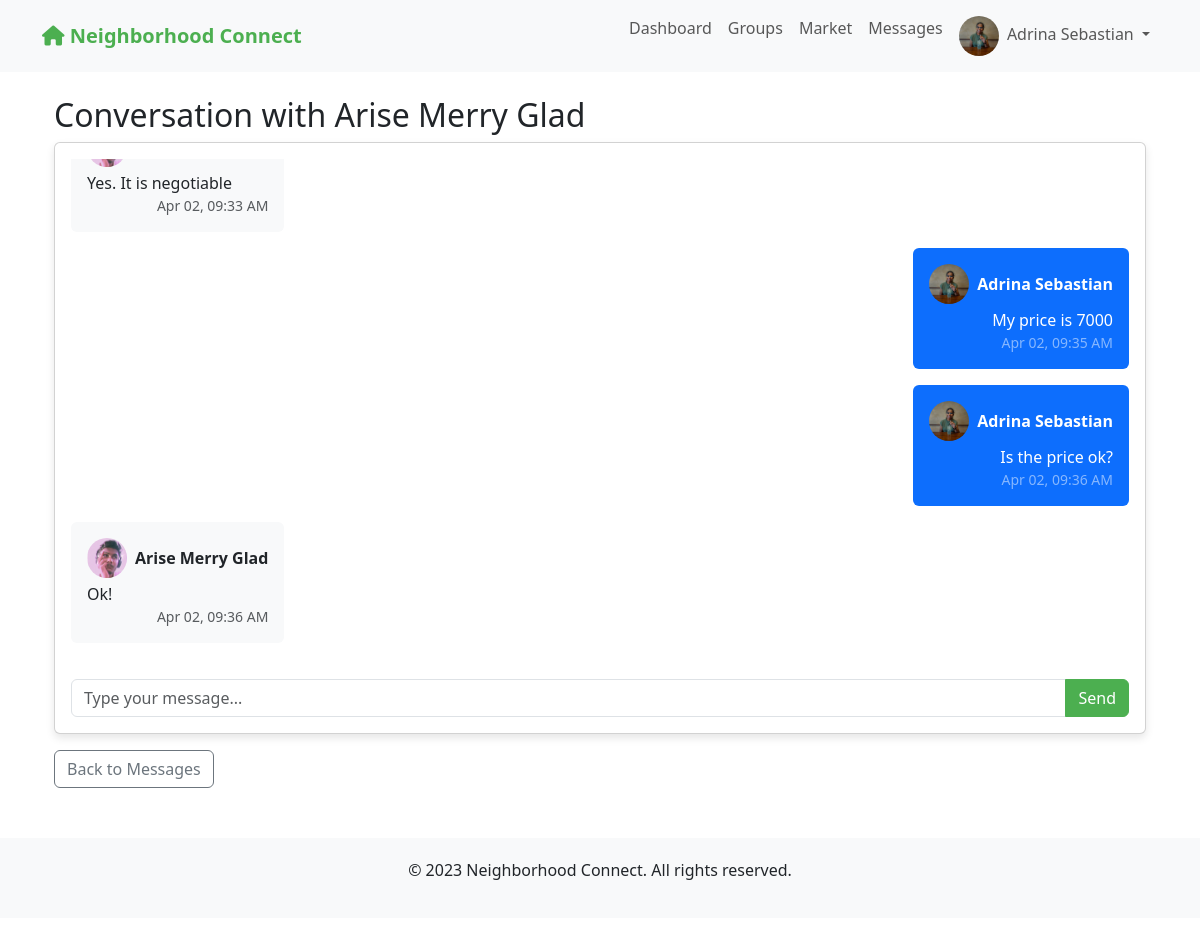
/messages/4 (signed in), run on the app's committed database.
### app.py (models this page shows)
class User(UserMixin, db.Model):
    id = db.Column(db.Integer, primary_key=True)
    email = db.Column(db.String(100), unique=True, nullable=False)
    password = db.Column(db.String(200), nullable=False)
    name = db.Column(db.String(100), nullable=False)
    address = db.Column(db.String(200), nullable=False)
    neighborhood_id = db.Column(db.Integer, db.ForeignKey('neighborhood.id'), nullable=False)
    profile_pic = db.Column(db.String(200), default='default.jpg')
    created_at = db.Column(db.DateTime, default=datetime.utcnow)
    is_admin = db.Column(db.Boolean, default=False)
    posts = db.relationship('Post', backref='author', lazy=True)
    comments = db.relationship('Comment', backref='author', lazy=True)
    incidents = db.relationship('Incident', backref='reporter', lazy=True)
    group_memberships = db.relationship('GroupMember', backref='user', lazy=True)

class Message(db.Model):
    id = db.Column(db.Integer, primary_key=True)
    sender_id = db.Column(db.Integer, db.ForeignKey('user.id'), nullable=False)
    receiver_id = db.Column(db.Integer, db.ForeignKey('user.id'), nullable=False)
    content = db.Column(db.Text, nullable=False)
    timestamp = db.Column(db.DateTime, default=datetime.utcnow)  # This is the critical column
    is_read = db.Column(db.Boolean, default=False)
    item_id = db.Column(db.Integer, db.ForeignKey('market_item.id'), nullable=True)
    sender = db.relationship('User', foreign_keys=[sender_id], backref='sent_messages')
    receiver = db.relationship('User', foreign_keys=[receiver_id], backref='received_messages')
    item = db.relationship('MarketItem', backref='messages')

### app.py (the view)
@app.route('/messages/<int:user_id>')
@login_required
def view_conversation(user_id):
    try:
        other_user = User.query.get(user_id)
        if not other_user:
            flash("User not found.")
            return redirect(url_for('messages'))
        if other_user.neighborhood_id != current_user.neighborhood_id:
            flash("You can only message users in your neighborhood.")
            return redirect(url_for('messages'))
        Message.query.filter_by(
            sender_id=user_id,
            receiver_id=current_user.id,
            is_read=False
        ).update({'is_read': True})
        db.session.commit()
        messages = Message.query.filter(
            ((Message.sender_id == current_user.id) & (Message.receiver_id == user_id)) |
            ((Message.sender_id == user_id) & (Message.receiver_id == current_user.id))
        ).order_by(Message.timestamp.asc()).all()
        item_id = request.args.get('item_id', type=int)
        item = MarketItem.query.get(item_id) if item_id else None
        return render_template('conversation.html',
                         other_user=other_user,
                         messages=messages,
                         item=item)
    except Exception as e:
        app.logger.error(f"Error in view_conversation: {str(e)}")
        flash("An error occurred while loading the conversation.")
        return redirect(url_for('messages'))

### app.py (called while the page is built)
@login_manager.user_loader
def load_user(user_id):
    return User.query.get(int(user_id))

### templates/conversation.html (shortened to what this page needs)
{% extends "base.html" %}
{% block content %}
<div class="container mt-4">
    <h2>Conversation with {{ other_user.name }}</h2>
    <div class="card mb-3">
        <div class="card-body">
            <div class="messages-container" style="max-height: 500px; overflow-y: auto; margin-bottom: 20px;">
                {% for message in messages %}
                <div class="mb-3 {% if message.sender_id == current_user.id %}text-end{% endif %}">
                    <div class="d-flex {% if message.sender_id == current_user.id %}justify-content-end{% endif %}">
                        <div class="{% if message.sender_id == current_user.id %}bg-primary text-white{% else %}bg-light{% endif %} p-3 rounded" style="max-width: 70%;">
                            <div class="d-flex align-items-center mb-1">
                                <img src="{{ url_for('static', filename='uploads/' + message.sender.profile_pic) }}"
                                     class="profile-img me-2">
                                <strong>{{ message.sender.name }}</strong>
                            </div>
                            <p class="mb-0">{{ message.content }}</p>
                            <small class="d-block text-end {% if message.sender_id == current_user.id %}text-white-50{% else %}text-muted{% endif %}">
                                {{ message.timestamp.strftime('%b %d, %I:%M %p') }}
                            </small>
                        </div>
                    </div>
                </div>
                {% endfor %}
            </div>
            <form method="POST" action="{{ url_for('send_message', user_id=other_user.id) }}{% if item %}?item_id={{ item.id }}{% endif %}">
                <div class="input-group">
                    <input type="text" name="message" class="form-control" placeholder="Type your message..." required>
                    <button type="submit" class="btn btn-primary">Send</button>
                </div>
            </form>
        </div>
    </div>
    <a href="{{ url_for('messages') }}" class="btn btn-outline-secondary">Back to Messages</a>
</div>
{% endblock %}

### templates/base.html (shortened to what this page needs)
<!DOCTYPE html>
<html lang="en">
<head>
    <link rel="stylesheet" href="https://cdn.jsdelivr.net/npm/bootstrap@5.3.0/dist/css/bootstrap.min.css">
    <link rel="stylesheet" href="https://cdnjs.cloudflare.com/ajax/libs/font-awesome/6.0.0-beta3/css/all.min.css">
</head>
<body>
    <nav class="navbar navbar-expand-lg navbar-light bg-light">
        <div class="container">
            <a class="navbar-brand" href="{{ url_for('index') }}">
                <i class="fas fa-home"></i> Neighborhood Connect
            </a>
            <div class="collapse navbar-collapse" id="navbarNav">
                <ul class="navbar-nav ms-auto">
                    {% if current_user.is_authenticated %}
                        <li class="nav-item">
                            <a class="nav-link" href="{{ url_for('dashboard') }}">Dashboard</a>
                        </li>
                        <li class="nav-item">
                            <a class="nav-link" href="{{ url_for('groups') }}">Groups</a>
                        </li>
                        <li class="nav-item">
                            <a class="nav-link" href="{{ url_for('market') }}">Market</a>
                        </li>
                        <li class="nav-item">
                            <a class="nav-link" href="{{ url_for('messages') }}">
                                Messages
                            </a>
                        </li>
                        <li class="nav-item dropdown">
                            <a class="nav-link dropdown-toggle" href="#" id="navbarDropdown" role="button" data-bs-toggle="dropdown" aria-expanded="false">
                                <img src="{{ url_for('static', filename='uploads/' + current_user.profile_pic) }}" alt="Profile" class="profile-img me-1">
                                {{ current_user.name }}
                            </a>
                        </li>
                    {% endif %}
                </ul>
            </div>
        </div>
    </nav>
    <div class="container mt-4">
        {% block content %}{% endblock %}
    </div>
    <footer class="footer">
        <div class="container">
            <p>&copy; 2023 Neighborhood Connect. All rights reserved.</p>
        </div>
    </footer>
</body>
</html>

### templates/base.html (style rules this page uses)
.navbar-brand { font-weight: bold; color: #4CAF50 !important; }
.btn-primary { background-color: #4CAF50; border-color: #4CAF50; }
.card { margin-bottom: 20px; box-shadow: 0 4px 8px rgba(0,0,0,0.1); }
.profile-img { width: 40px; height: 40px; border-radius: 50%; object-fit: cover; }
.footer { margin-top: 50px; padding: 20px 0; background-color: #f8f9fa; text-align: center; }

### data on the page
User: profile_pic (picture), name "Adrina Sebastian"
User: name "Arise Merry Glad"
Message: profile_pic (picture), content "Yes. It is negotiable", timestamp "Apr 02, 09:33 AM"
Message: profile_pic (picture), sender.name "Adrina Sebastian", content "My price is 7000", timestamp "Apr 02, 09:35 AM"
Message: profile_pic (picture), sender.name "Adrina Sebastian", content "Is the price ok?", timestamp "Apr 02, 09:36 AM"
Message: profile_pic (picture), sender.name "Arise Merry Glad", content "Ok!", timestamp "Apr 02, 09:36 AM"
